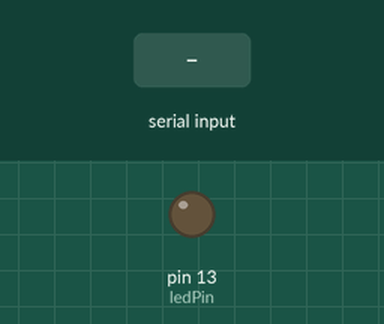
Bench run of a sketch on a simulated Arduino Uno, built with avr-gcc and run on an emulated ATmega328P. On the bench: output pins drawn as LEDs (lit = HIGH). Inputs (shaded band) come from the test bench.

Above: at 1.2 s.
1.3 s: "0" received over Serial
At 2.35 s:
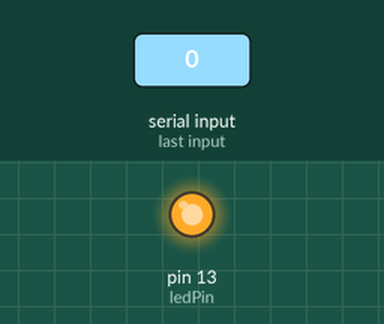
Timing chart, 0 to 4.3 s (numbered marks = the images above; inputs shaded):
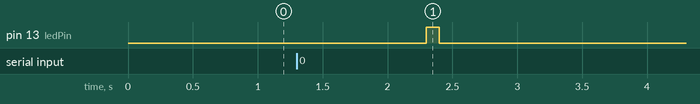

Measured:
- after the input at 1.3 s, pin 13 (ledPin): LOW → HIGH after 1.0 s, → LOW 0.10 s later

The sketch:

Uno_oneway_with_led.ino
```cpp
#include <string.h>
#define ledPin 13
String incomingString;

void setup() {
  Serial.begin(115200);
  // put your setup code here, to run once:
  pinMode(13, OUTPUT);

}
char c;
void loop() {
//  c = Serial.read();
//  if(c=='+'){
//      digitalWrite(ledPin,HIGH);
//      delay(0);
//      digitalWrite(ledPin,LOW);
//      Serial.flush();
//  }


  if(Serial.available()){
    incomingString = Serial.readString();
    char c = incomingString.charAt(9);
    if(c=='0'){
      digitalWrite(ledPin,LOW);
    }
    else if(c=='1'){
      digitalWrite(ledPin,HIGH);
    }
    else{
      digitalWrite(ledPin,HIGH);
      delay(100);
      digitalWrite(ledPin,LOW);
    }

  }
}
```
